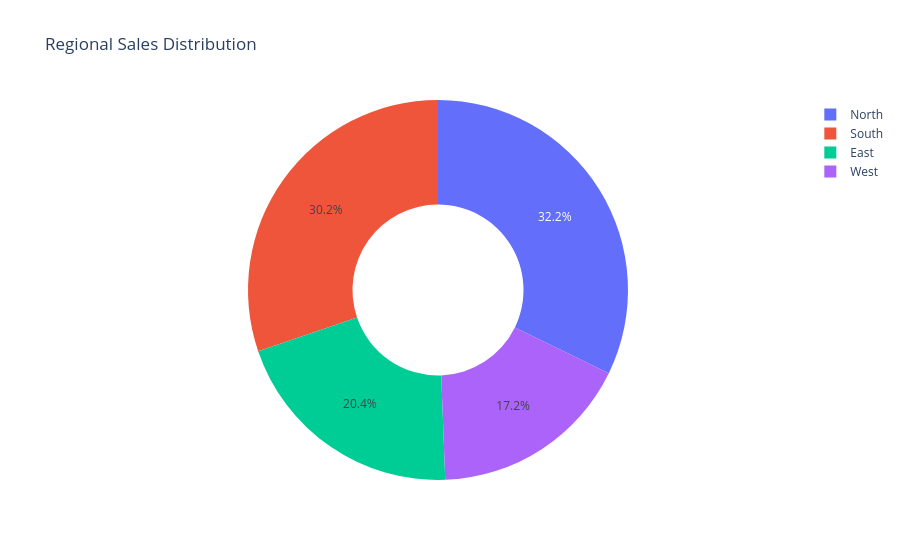
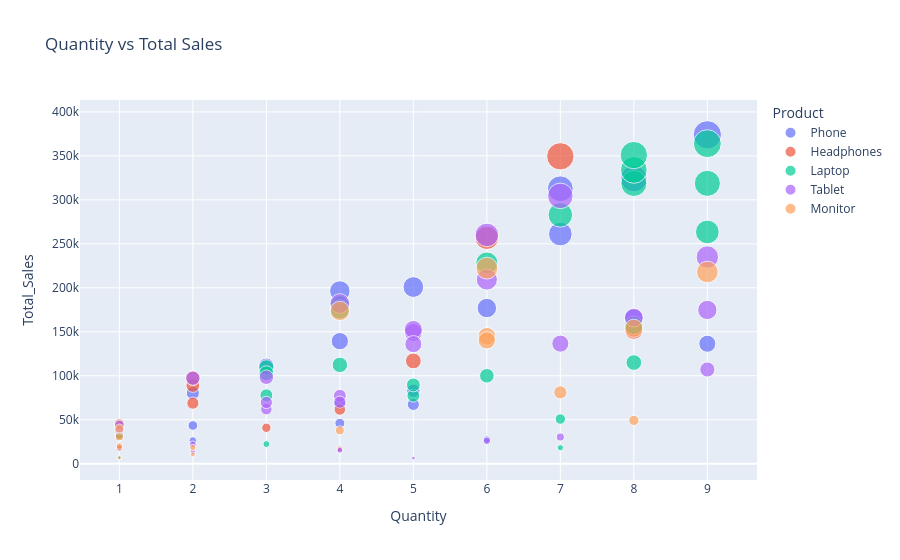
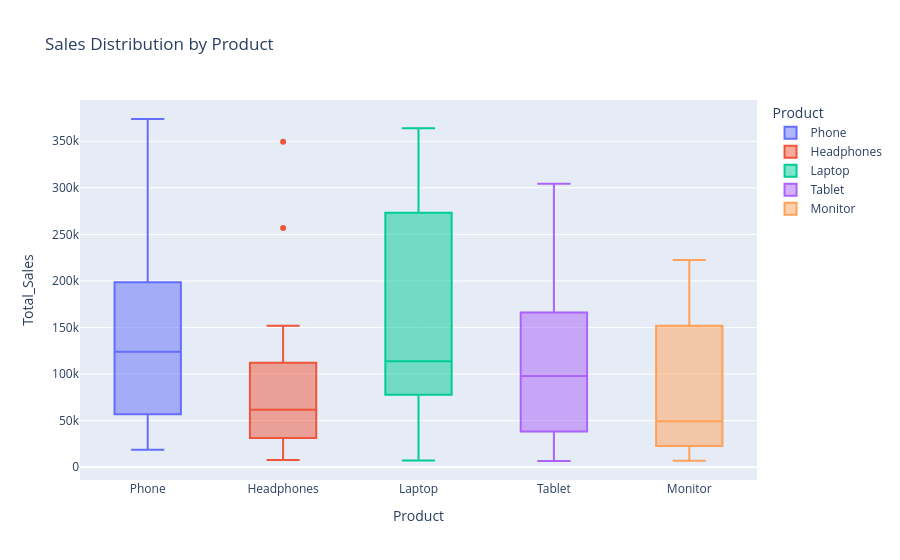
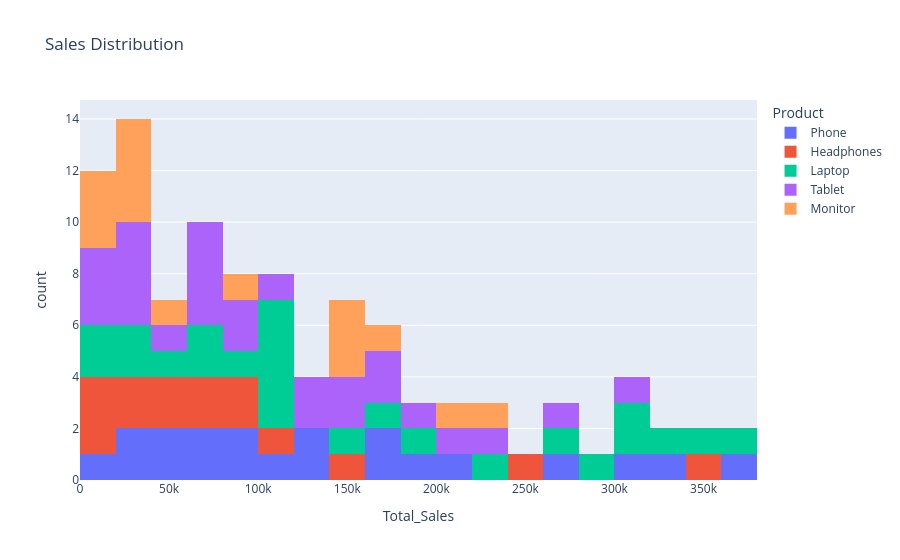

These figures' notebook cell, in order:
### Code cell
region_sales = (
    df.groupby("Region")["Total_Sales"]
      .sum()
      .reset_index()
)

fig = px.pie(
    region_sales,
    names="Region",
    values="Total_Sales",
    hole=0.45,
    title="Regional Sales Distribution"
)

fig.show()

fig = px.scatter(
    df,
    x="Quantity",
    y="Total_Sales",
    color="Product",
    size="Total_Sales",
    hover_data=["Customer_ID","Region"],
    title="Quantity vs Total Sales"
)

fig.show()

fig = px.box(
    df,
    x="Product",
    y="Total_Sales",
    color="Product",
    title="Sales Distribution by Product"
)

fig.show()

fig = px.histogram(
    df,
    x="Total_Sales",
    color="Product",
    nbins=20,
    title="Sales Distribution"
)

fig.show()

customer_sales = (
    df.groupby("Customer_ID")["Total_Sales"]
      .sum()
      .reset_index()
)

fig = px.bar(
    customer_sales.nlargest(10,"Total_Sales"),
    x="Customer_ID",
    y="Total_Sales",
    color="Total_Sales",
    title="Top 10 Customers"
)

fig.show()

monthly = df.groupby("Month")["Total_Sales"].sum().reset_index()

product = df.groupby("Product")["Total_Sales"].sum().reset_index()

region = df.groupby("Region")["Total_Sales"].sum().reset_index()

fig = make_subplots(
    rows=2,
    cols=2,
    subplot_titles=(
        "Monthly Sales",
        "Product Revenue",
        "Regional Sales",
        "Customer Spending"
    ),
    specs=[
        [{"type":"scatter"},{"type":"bar"}],
        [{"type":"pie"},{"type":"bar"}]
    ]
)

fig.add_trace(
    go.Scatter(
        x=monthly["Month"],
        y=monthly["Total_Sales"],
        mode="lines+markers",
        name="Monthly Sales"
    ),
    row=1,col=1
)

fig.add_trace(
    go.Bar(
        x=product["Product"],
        y=product["Total_Sales"],
        name="Products"
    ),
    row=1,col=2
)

fig.add_trace(
    go.Pie(
        labels=region["Region"],
        values=region["Total_Sales"],
        hole=0.4
    ),
    row=2,col=1
)

fig.add_trace(
    go.Bar(
        x=customer_sales.nlargest(10,"Total_Sales")["Customer_ID"],
        y=customer_sales.nlargest(10,"Total_Sales")["Total_Sales"],
        name="Customers"
    ),
    row=2,col=2
)

fig.update_layout(
    height=800,
    width=1200,
    title="Interactive Sales Dashboard",
    template="plotly_white"
)

fig.show()

fig = px.bar(
    df,
    x="Product",
    y="Total_Sales",
    color="Region",
    animation_frame="Month",
    title="Interactive Product Sales"
)

fig.update_layout(
    updatemenus=[
        dict(
            buttons=[
                dict(
                    label="Play",
                    method="animate",
                    args=[None]
                )
            ]
        )
    ]
)

fig.show()

### Figure 1 — Plotly figure (JSON) as saved in the notebook; plotly's stock layout.template omitted (floating-point values rounded to 4 significant figures)
{"data": [{"domain": {"x": [0, 1], "y": [0, 1]}, "hole": 0.45, "hovertemplate": "Region=%{label}<br>Total_Sales=%{value}<extra></extra>", "labels": ["East", "North", "South", "West"], "legendgroup": "", "name": "", "showlegend": true, "type": "pie", "values": [2519639, 3983635, 3737852, 2123922]}], "layout": {"legend": {"tracegroupgap": 0}, "title": {"text": "Regional Sales Distribution"}}}

### Figure 2 — Plotly figure (JSON) as saved in the notebook; plotly's stock layout.template omitted (floating-point values rounded to 4 significant figures)
{"data": [{"customdata": [["CUST001", "East"], ["CUST003", "West"], ["CUST012", "West"], ["CUST013", "East"], ["CUST016", "South"], ["CUST017", "South"], ["CUST032", "South"], ["CUST037", "North"], ["CUST040", "South"], ["CUST042", "West"], ["CUST045", "East"], ["CUST047", "North"], ["CUST051", "West"], ["CUST056", "North"], ["CUST065", "South"], ["CUST071", "West"], ["CUST076", "South"], ["CUST080", "South"], ["CUST084", "South"], ["CUST088", "West"]], "hovertemplate": "Product=Phone<br>Quantity=%{x}<br>Total_Sales=%{marker.size}<br>Customer_ID=%{customdata[0]}<br>Region=%{customdata[1]}<extra></extra>", "legendgroup": "Phone", "marker": {"color": "#636efa", "size": [261100, 43492, 26466, 165240, 373932, 67440, 67988, 200885, 45976, 18616, 80488, 176994, 136440, 111405, 312564, 139372, 82980, 196404, 324144, 27468], "sizemode": "area", "sizeref": 934.8, "symbol": "circle"}, "mode": "markers", "name": "Phone", "orientation": "v", "showlegend": true, "type": "scatter", "x": [7, 2, 2, 8, 9, 5, 4, 5, 4, 1, 2, 6, 9, 3, 7, 4, 5, 4, 8, 6], "xaxis": "x", "y": [261100, 43492, 26466, 165240, 373932, 67440, 67988, 200885, 45976, 18616, 80488, 176994, 136440, 111405, 312564, 139372, 82980, 196404, 324144, 27468], "yaxis": "y"}, {"customdata": [["CUST002", "North"], ["CUST004", "East"], ["CUST014", "East"], ["CUST015", "West"], ["CUST024", "West"], ["CUST029", "North"], ["CUST052", "West"], ["CUST060", "South"], ["CUST067", "East"], ["CUST072", "East"], ["CUST073", "West"], ["CUST082", "South"], ["CUST093", "South"], ["CUST097", "West"], ["CUST100", "South"]], "hovertemplate": "Product=Headphones<br>Quantity=%{x}<br>Total_Sales=%{marker.size}<br>Customer_ID=%{customdata[0]}<br>Region=%{customdata[1]}<extra></extra>", "legendgroup": "Headphones", "marker": {"color": "#EF553B", "size": [61624, 30895, 16780, 68894, 17838, 45467, 32524, 40872, 88974, 151712, 349510, 97538, 256878, 7647, 116880], "sizemode": "area", "sizeref": 934.8, "symbol": "circle"}, "mode": "markers", "name": "Headphones", "orientation": "v", "showlegend": true, "type": "scatter", "x": [4, 1, 4, 2, 1, 1, 1, 3, 2, 8, 7, 2, 6, 1, 5], "xaxis": "x", "y": [61624, 30895, 16780, 68894, 17838, 45467, 32524, 40872, 88974, 151712, 349510, 97538, 256878, 7647, 116880], "yaxis": "y"}, {"customdata": [["CUST005", "North"], ["CUST006", "South"], ["CUST007", "South"], ["CUST008", "West"], ["CUST010", "West"], ["CUST020", "North"], ["CUST021", "East"], ["CUST023", "North"], ["CUST026", "North"], ["CUST049", "South"], ["CUST050", "West"], ["CUST059", "South"], ["CUST062", "South"], ["CUST064", "West"], ["CUST066", "North"], ["CUST068", "North"], ["CUST070", "South"], ["CUST077", "South"], ["CUST081", "East"], ["CUST083", "North"], ["CUST085", "South"], ["CUST089", "North"], ["CUST091", "North"], ["CUST094", "South"]], "hovertemplate": "Product=Laptop<br>Quantity=%{x}<br>Total_Sales=%{marker.size}<br>Customer_ID=%{customdata[0]}<br>Region=%{customdata[1]}<extra></extra>", "legendgroup": "Laptop", "marker": {"color": "#00cc96", "size": [318680, 282940, 363870, 50834, 180092, 333992, 109554, 263475, 77844, 32297, 175392, 77375, 157288, 89620, 115048, 102909, 318762, 18221, 112392, 350888, 22365, 228222, 7148, 100002], "sizemode": "area", "sizeref": 934.8, "symbol": "circle"}, "mode": "markers", "name": "Laptop", "orientation": "v", "showlegend": true, "type": "scatter", "x": [8, 7, 9, 7, 4, 8, 3, 9, 3, 1, 4, 5, 8, 5, 8, 3, 9, 7, 4, 8, 3, 6, 1, 6], "xaxis": "x", "y": [318680, 282940, 363870, 50834, 180092, 333992, 109554, 263475, 77844, 32297, 175392, 77375, 157288, 89620, 115048, 102909, 318762, 18221, 112392, 350888, 22365, 228222, 7148, 100002], "yaxis": "y"}, {"customdata": [["CUST009", "North"], ["CUST018", "North"], ["CUST019", "West"], ["CUST022", "West"], ["CUST027", "North"], ["CUST028", "North"], ["CUST030", "North"], ["CUST031", "East"], ["CUST033", "South"], ["CUST034", "East"], ["CUST035", "South"], ["CUST036", "East"], ["CUST043", "West"], ["CUST046", "West"], ["CUST054", "North"], ["CUST055", "South"], ["CUST061", "North"], ["CUST069", "North"], ["CUST074", "South"], ["CUST078", "East"], ["CUST079", "North"], ["CUST087", "West"], ["CUST092", "South"], ["CUST095", "West"], ["CUST096", "North"], ["CUST098", "East"]], "hovertemplate": "Product=Tablet<br>Quantity=%{x}<br>Total_Sales=%{marker.size}<br>Customer_ID=%{customdata[0]}<br>Region=%{customdata[1]}<extra></extra>", "legendgroup": "Tablet", "marker": {"color": "#ab63fa", "size": [98373, 77288, 44045, 13426, 38298, 304465, 107118, 209400, 62088, 97204, 26034, 182060, 260100, 22064, 6540, 30387, 149200, 69687, 70048, 234990, 174825, 15356, 152655, 136549, 166160, 135980], "sizemode": "area", "sizeref": 934.8, "symbol": "circle"}, "mode": "markers", "name": "Tablet", "orientation": "v", "showlegend": true, "type": "scatter", "x": [3, 4, 1, 2, 1, 7, 9, 6, 3, 2, 6, 4, 6, 2, 5, 7, 5, 3, 4, 9, 9, 4, 5, 7, 8, 5], "xaxis": "x", "y": [98373, 77288, 44045, 13426, 38298, 304465, 107118, 209400, 62088, 97204, 26034, 182060, 260100, 22064, 6540, 30387, 149200, 69687, 70048, 234990, 174825, 15356, 152655, 136549, 166160, 135980], "yaxis": "y"}, {"customdata": [["CUST011", "West"], ["CUST025", "West"], ["CUST038", "East"], ["CUST039", "South"], ["CUST041", "West"], ["CUST044", "West"], ["CUST048", "West"], ["CUST053", "North"], ["CUST057", "East"], ["CUST058", "East"], ["CUST063", "East"], ["CUST075", "North"], ["CUST086", "North"], ["CUST090", "East"], ["CUST099", "North"]], "hovertemplate": "Product=Monitor<br>Quantity=%{x}<br>Total_Sales=%{marker.size}<br>Customer_ID=%{customdata[0]}<br>Region=%{customdata[1]}<extra></extra>", "legendgroup": "Monitor", "marker": {"color": "#FFA15A", "size": [49280, 18382, 154048, 39924, 20083, 173712, 6720, 144960, 222330, 10544, 218016, 140286, 81137, 37932, 30717], "sizemode": "area", "sizeref": 934.8, "symbol": "circle"}, "mode": "markers", "name": "Monitor", "orientation": "v", "showlegend": true, "type": "scatter", "x": [8, 2, 8, 1, 1, 4, 1, 6, 6, 2, 9, 6, 7, 4, 1], "xaxis": "x", "y": [49280, 18382, 154048, 39924, 20083, 173712, 6720, 144960, 222330, 10544, 218016, 140286, 81137, 37932, 30717], "yaxis": "y"}], "layout": {"legend": {"itemsizing": "constant", "title": {"text": "Product"}, "tracegroupgap": 0}, "title": {"text": "Quantity vs Total Sales"}, "xaxis": {"anchor": "y", "domain": [0, 1], "title": {"text": "Quantity"}}, "yaxis": {"anchor": "x", "domain": [0, 1], "title": {"text": "Total_Sales"}}}}

### Figure 3 — Plotly figure (JSON) as saved in the notebook; plotly's stock layout.template omitted (floating-point values rounded to 4 significant figures)
{"data": [{"alignmentgroup": "True", "hovertemplate": "Product=%{x}<br>Total_Sales=%{y}<extra></extra>", "legendgroup": "Phone", "marker": {"color": "#636efa"}, "name": "Phone", "notched": false, "offsetgroup": "Phone", "orientation": "v", "showlegend": true, "type": "box", "x": ["Phone", "Phone", "Phone", "Phone", "Phone", "Phone", "Phone", "Phone", "Phone", "Phone", "Phone", "Phone", "Phone", "Phone", "Phone", "Phone", "Phone", "Phone", "Phone", "Phone"], "x0": " ", "xaxis": "x", "y": [261100, 43492, 26466, 165240, 373932, 67440, 67988, 200885, 45976, 18616, 80488, 176994, 136440, 111405, 312564, 139372, 82980, 196404, 324144, 27468], "y0": " ", "yaxis": "y"}, {"alignmentgroup": "True", "hovertemplate": "Product=%{x}<br>Total_Sales=%{y}<extra></extra>", "legendgroup": "Headphones", "marker": {"color": "#EF553B"}, "name": "Headphones", "notched": false, "offsetgroup": "Headphones", "orientation": "v", "showlegend": true, "type": "box", "x": ["Headphones", "Headphones", "Headphones", "Headphones", "Headphones", "Headphones", "Headphones", "Headphones", "Headphones", "Headphones", "Headphones", "Headphones", "Headphones", "Headphones", "Headphones"], "x0": " ", "xaxis": "x", "y": [61624, 30895, 16780, 68894, 17838, 45467, 32524, 40872, 88974, 151712, 349510, 97538, 256878, 7647, 116880], "y0": " ", "yaxis": "y"}, {"alignmentgroup": "True", "hovertemplate": "Product=%{x}<br>Total_Sales=%{y}<extra></extra>", "legendgroup": "Laptop", "marker": {"color": "#00cc96"}, "name": "Laptop", "notched": false, "offsetgroup": "Laptop", "orientation": "v", "showlegend": true, "type": "box", "x": ["Laptop", "Laptop", "Laptop", "Laptop", "Laptop", "Laptop", "Laptop", "Laptop", "Laptop", "Laptop", "Laptop", "Laptop", "Laptop", "Laptop", "Laptop", "Laptop", "Laptop", "Laptop", "Laptop", "Laptop", "Laptop", "Laptop", "Laptop", "Laptop"], "x0": " ", "xaxis": "x", "y": [318680, 282940, 363870, 50834, 180092, 333992, 109554, 263475, 77844, 32297, 175392, 77375, 157288, 89620, 115048, 102909, 318762, 18221, 112392, 350888, 22365, 228222, 7148, 100002], "y0": " ", "yaxis": "y"}, {"alignmentgroup": "True", "hovertemplate": "Product=%{x}<br>Total_Sales=%{y}<extra></extra>", "legendgroup": "Tablet", "marker": {"color": "#ab63fa"}, "name": "Tablet", "notched": false, "offsetgroup": "Tablet", "orientation": "v", "showlegend": true, "type": "box", "x": ["Tablet", "Tablet", "Tablet", "Tablet", "Tablet", "Tablet", "Tablet", "Tablet", "Tablet", "Tablet", "Tablet", "Tablet", "Tablet", "Tablet", "Tablet", "Tablet", "Tablet", "Tablet", "Tablet", "Tablet", "Tablet", "Tablet", "Tablet", "Tablet", "Tablet", "Tablet"], "x0": " ", "xaxis": "x", "y": [98373, 77288, 44045, 13426, 38298, 304465, 107118, 209400, 62088, 97204, 26034, 182060, 260100, 22064, 6540, 30387, 149200, 69687, 70048, 234990, 174825, 15356, 152655, 136549, 166160, 135980], "y0": " ", "yaxis": "y"}, {"alignmentgroup": "True", "hovertemplate": "Product=%{x}<br>Total_Sales=%{y}<extra></extra>", "legendgroup": "Monitor", "marker": {"color": "#FFA15A"}, "name": "Monitor", "notched": false, "offsetgroup": "Monitor", "orientation": "v", "showlegend": true, "type": "box", "x": ["Monitor", "Monitor", "Monitor", "Monitor", "Monitor", "Monitor", "Monitor", "Monitor", "Monitor", "Monitor", "Monitor", "Monitor", "Monitor", "Monitor", "Monitor"], "x0": " ", "xaxis": "x", "y": [49280, 18382, 154048, 39924, 20083, 173712, 6720, 144960, 222330, 10544, 218016, 140286, 81137, 37932, 30717], "y0": " ", "yaxis": "y"}], "layout": {"boxmode": "overlay", "legend": {"title": {"text": "Product"}, "tracegroupgap": 0}, "title": {"text": "Sales Distribution by Product"}, "xaxis": {"anchor": "y", "categoryarray": ["Phone", "Headphones", "Laptop", "Tablet", "Monitor"], "categoryorder": "array", "domain": [0, 1], "title": {"text": "Product"}}, "yaxis": {"anchor": "x", "domain": [0, 1], "title": {"text": "Total_Sales"}}}}

### Figure 4 — Plotly figure (JSON) as saved in the notebook; plotly's stock layout.template omitted (floating-point values rounded to 4 significant figures)
{"data": [{"bingroup": "x", "hovertemplate": "Product=Phone<br>Total_Sales=%{x}<br>count=%{y}<extra></extra>", "legendgroup": "Phone", "marker": {"color": "#636efa", "pattern": {"shape": ""}}, "name": "Phone", "nbinsx": 20, "orientation": "v", "showlegend": true, "type": "histogram", "x": [261100, 43492, 26466, 165240, 373932, 67440, 67988, 200885, 45976, 18616, 80488, 176994, 136440, 111405, 312564, 139372, 82980, 196404, 324144, 27468], "xaxis": "x", "yaxis": "y"}, {"bingroup": "x", "hovertemplate": "Product=Headphones<br>Total_Sales=%{x}<br>count=%{y}<extra></extra>", "legendgroup": "Headphones", "marker": {"color": "#EF553B", "pattern": {"shape": ""}}, "name": "Headphones", "nbinsx": 20, "orientation": "v", "showlegend": true, "type": "histogram", "x": [61624, 30895, 16780, 68894, 17838, 45467, 32524, 40872, 88974, 151712, 349510, 97538, 256878, 7647, 116880], "xaxis": "x", "yaxis": "y"}, {"bingroup": "x", "hovertemplate": "Product=Laptop<br>Total_Sales=%{x}<br>count=%{y}<extra></extra>", "legendgroup": "Laptop", "marker": {"color": "#00cc96", "pattern": {"shape": ""}}, "name": "Laptop", "nbinsx": 20, "orientation": "v", "showlegend": true, "type": "histogram", "x": [318680, 282940, 363870, 50834, 180092, 333992, 109554, 263475, 77844, 32297, 175392, 77375, 157288, 89620, 115048, 102909, 318762, 18221, 112392, 350888, 22365, 228222, 7148, 100002], "xaxis": "x", "yaxis": "y"}, {"bingroup": "x", "hovertemplate": "Product=Tablet<br>Total_Sales=%{x}<br>count=%{y}<extra></extra>", "legendgroup": "Tablet", "marker": {"color": "#ab63fa", "pattern": {"shape": ""}}, "name": "Tablet", "nbinsx": 20, "orientation": "v", "showlegend": true, "type": "histogram", "x": [98373, 77288, 44045, 13426, 38298, 304465, 107118, 209400, 62088, 97204, 26034, 182060, 260100, 22064, 6540, 30387, 149200, 69687, 70048, 234990, 174825, 15356, 152655, 136549, 166160, 135980], "xaxis": "x", "yaxis": "y"}, {"bingroup": "x", "hovertemplate": "Product=Monitor<br>Total_Sales=%{x}<br>count=%{y}<extra></extra>", "legendgroup": "Monitor", "marker": {"color": "#FFA15A", "pattern": {"shape": ""}}, "name": "Monitor", "nbinsx": 20, "orientation": "v", "showlegend": true, "type": "histogram", "x": [49280, 18382, 154048, 39924, 20083, 173712, 6720, 144960, 222330, 10544, 218016, 140286, 81137, 37932, 30717], "xaxis": "x", "yaxis": "y"}], "layout": {"barmode": "relative", "legend": {"title": {"text": "Product"}, "tracegroupgap": 0}, "title": {"text": "Sales Distribution"}, "xaxis": {"anchor": "y", "domain": [0, 1], "title": {"text": "Total_Sales"}}, "yaxis": {"anchor": "x", "domain": [0, 1], "title": {"text": "count"}}}}
